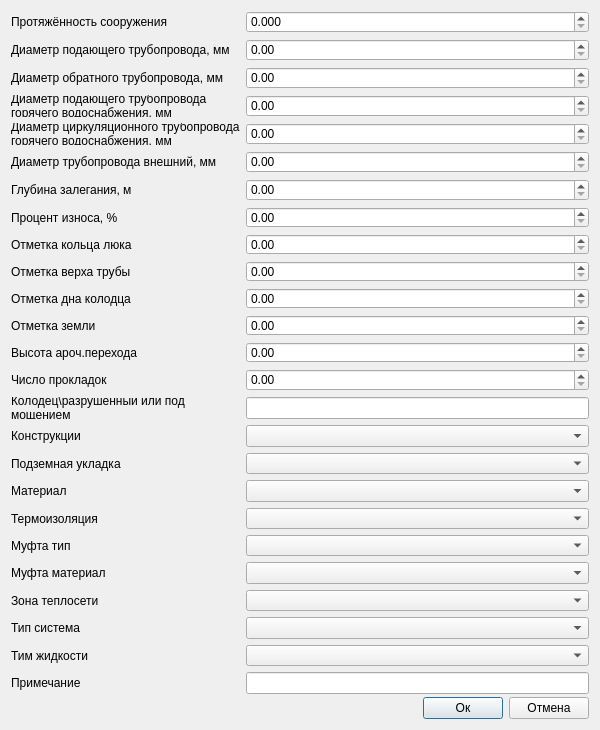
<?xml version="1.0" encoding="UTF-8"?>
<ui version="4.0">
 <class>Dialog</class>
 <widget class="QDialog" name="Dialog">
  <property name="geometry">
   <rect>
    <x>0</x>
    <y>0</y>
    <width>600</width>
    <height>730</height>
   </rect>
  </property>
  <property name="minimumSize">
   <size>
    <width>600</width>
    <height>730</height>
   </size>
  </property>
  <property name="windowTitle">
   <string>Сети теплоснабжения: Дополнительные атрибуты</string>
  </property>
  <property name="accessibleName">
   <string notr="true">btnSave</string>
  </property>
  <layout class="QVBoxLayout" name="verticalLayout_2">
   <item>
    <layout class="QGridLayout" name="gridLayout_2">
     <item row="0" column="1">
      <layout class="QHBoxLayout" name="horizontalLayout_4">
       <item>
        <layout class="QGridLayout" name="gridLayout_3">
         <item row="33" column="1">
          <widget class="QComboBox" name="cbSleeveType"/>
         </item>
         <item row="4" column="1">
          <widget class="QgsDoubleSpinBox" name="sbReturnPipeDiameter">
           <property name="maximum">
            <double>10000000.000000000000000</double>
           </property>
           <property name="clearValue">
            <bool>true</bool>
           </property>
          </widget>
         </item>
         <item row="4" column="0">
          <widget class="QLabel" name="label_2">
           <property name="text">
            <string>Диаметр обратного трубопровода, мм</string>
           </property>
          </widget>
         </item>
         <item row="2" column="0">
          <widget class="QLabel" name="label">
           <property name="text">
            <string>Диаметр подающего трубопровода, мм</string>
           </property>
          </widget>
         </item>
         <item row="31" column="1">
          <widget class="QComboBox" name="cbMaterialCT4"/>
         </item>
         <item row="35" column="0">
          <widget class="QLabel" name="label_22">
           <property name="text">
            <string>Зона теплосети</string>
           </property>
          </widget>
         </item>
         <item row="13" column="1">
          <widget class="QgsDoubleSpinBox" name="sbOccurrenceDepth">
           <property name="maximum">
            <double>10000000.000000000000000</double>
           </property>
           <property name="clearValue">
            <bool>true</bool>
           </property>
          </widget>
         </item>
         <item row="36" column="1">
          <widget class="QComboBox" name="cbSystemType"/>
         </item>
         <item row="31" column="0">
          <widget class="QLabel" name="label_18">
           <property name="text">
            <string>Материал</string>
           </property>
          </widget>
         </item>
         <item row="38" column="0">
          <widget class="QLabel" name="label_6">
           <property name="text">
            <string>Примечание</string>
           </property>
          </widget>
         </item>
         <item row="30" column="0">
          <widget class="QLabel" name="label_17">
           <property name="text">
            <string>Подземная укладка</string>
           </property>
          </widget>
         </item>
         <item row="32" column="0">
          <widget class="QLabel" name="label_19">
           <property name="text">
            <string>Термоизоляция</string>
           </property>
          </widget>
         </item>
         <item row="35" column="1">
          <widget class="QComboBox" name="cbHeatSupplyNetworkZone"/>
         </item>
         <item row="0" column="1">
          <widget class="QgsDoubleSpinBox" name="sbLength">
           <property name="decimals">
            <number>3</number>
           </property>
           <property name="maximum">
            <double>10000000.000000000000000</double>
           </property>
           <property name="clearValue">
            <bool>true</bool>
           </property>
          </widget>
         </item>
         <item row="11" column="0">
          <widget class="QLabel" name="label_7">
           <property name="text">
            <string>Диаметр трубопровода внешний, мм</string>
           </property>
          </widget>
         </item>
         <item row="0" column="0">
          <widget class="QLabel" name="label_5">
           <property name="text">
            <string>Протяжённость сооружения</string>
           </property>
          </widget>
         </item>
         <item row="36" column="0">
          <widget class="QLabel" name="label_23">
           <property name="text">
            <string>Тип система</string>
           </property>
          </widget>
         </item>
         <item row="37" column="1">
          <widget class="QComboBox" name="cbLiquidType"/>
         </item>
         <item row="16" column="0">
          <widget class="QLabel" name="label_9">
           <property name="text">
            <string>Отметка кольца люка</string>
           </property>
          </widget>
         </item>
         <item row="19" column="0">
          <widget class="QLabel" name="label_11">
           <property name="text">
            <string>Отметка дна колодца</string>
           </property>
          </widget>
         </item>
         <item row="23" column="1">
          <widget class="QgsDoubleSpinBox" name="sbCrosswalkHeight">
           <property name="maximum">
            <double>10000000.000000000000000</double>
           </property>
           <property name="clearValue">
            <bool>true</bool>
           </property>
          </widget>
         </item>
         <item row="9" column="0">
          <widget class="QLabel" name="label_4">
           <property name="text">
            <string>Диаметр циркуляционного трубопровода
горячего водоснабжения, мм</string>
           </property>
          </widget>
         </item>
         <item row="21" column="1">
          <widget class="QgsDoubleSpinBox" name="sbGroundMark">
           <property name="maximum">
            <double>10000000.000000000000000</double>
           </property>
           <property name="clearValue">
            <bool>true</bool>
           </property>
          </widget>
         </item>
         <item row="25" column="1">
          <widget class="QgsDoubleSpinBox" name="sbGasketNumber">
           <property name="maximum">
            <double>10000000.000000000000000</double>
           </property>
           <property name="clearValue">
            <bool>true</bool>
           </property>
          </widget>
         </item>
         <item row="14" column="1">
          <widget class="QgsDoubleSpinBox" name="sbWearPercentage">
           <property name="maximum">
            <double>100.000000000000000</double>
           </property>
           <property name="clearValue">
            <bool>true</bool>
           </property>
          </widget>
         </item>
         <item row="19" column="1">
          <widget class="QgsDoubleSpinBox" name="sbPipeBottomMark">
           <property name="maximum">
            <double>10000000.000000000000000</double>
           </property>
           <property name="clearValue">
            <bool>true</bool>
           </property>
          </widget>
         </item>
         <item row="32" column="1">
          <widget class="QComboBox" name="cbThermalInsulation"/>
         </item>
         <item row="34" column="1">
          <widget class="QComboBox" name="cbSleeveMaterial"/>
         </item>
         <item row="38" column="1">
          <widget class="QLineEdit" name="tbNote">
           <property name="clearButtonEnabled">
            <bool>true</bool>
           </property>
          </widget>
         </item>
         <item row="6" column="1">
          <widget class="QgsDoubleSpinBox" name="sbSupplyPipeDiameterHotWater">
           <property name="maximum">
            <double>10000000.000000000000000</double>
           </property>
           <property name="clearValue">
            <bool>true</bool>
           </property>
          </widget>
         </item>
         <item row="13" column="0">
          <widget class="QLabel" name="label_8">
           <property name="text">
            <string>Глубина залегания, м</string>
           </property>
          </widget>
         </item>
         <item row="33" column="0">
          <widget class="QLabel" name="label_20">
           <property name="text">
            <string>Муфта тип</string>
           </property>
          </widget>
         </item>
         <item row="9" column="1">
          <widget class="QgsDoubleSpinBox" name="sbCirculationPipeDiameter">
           <property name="maximum">
            <double>10000000.000000000000000</double>
           </property>
           <property name="clearValue">
            <bool>true</bool>
           </property>
          </widget>
         </item>
         <item row="21" column="0">
          <widget class="QLabel" name="label_12">
           <property name="text">
            <string>Отметка земли</string>
           </property>
          </widget>
         </item>
         <item row="14" column="0">
          <widget class="QLabel" name="label_24">
           <property name="text">
            <string>Процент износа, %</string>
           </property>
          </widget>
         </item>
         <item row="16" column="1">
          <widget class="QgsDoubleSpinBox" name="sbHatchwayRinkMark">
           <property name="maximum">
            <double>10000000.000000000000000</double>
           </property>
           <property name="clearValue">
            <bool>true</bool>
           </property>
          </widget>
         </item>
         <item row="11" column="1">
          <widget class="QgsDoubleSpinBox" name="sbPipelineOuterDiameter">
           <property name="maximum">
            <double>10000000.000000000000000</double>
           </property>
           <property name="clearValue">
            <bool>true</bool>
           </property>
          </widget>
         </item>
         <item row="34" column="0">
          <widget class="QLabel" name="label_21">
           <property name="text">
            <string>Муфта материал</string>
           </property>
          </widget>
         </item>
         <item row="30" column="1">
          <widget class="QComboBox" name="cbUndergroundLaying"/>
         </item>
         <item row="6" column="0">
          <widget class="QLabel" name="label_3">
           <property name="text">
            <string>Диаметр подающего трубопровода
горячего водоснабжения, мм</string>
           </property>
          </widget>
         </item>
         <item row="37" column="0">
          <widget class="QLabel" name="label_25">
           <property name="text">
            <string>Тим жидкости</string>
           </property>
          </widget>
         </item>
         <item row="17" column="1">
          <widget class="QgsDoubleSpinBox" name="sbPipeTopMark">
           <property name="maximum">
            <double>10000000.000000000000000</double>
           </property>
           <property name="clearValue">
            <bool>true</bool>
           </property>
          </widget>
         </item>
         <item row="29" column="1">
          <widget class="QComboBox" name="cbCounstructions"/>
         </item>
         <item row="29" column="0">
          <widget class="QLabel" name="label_16">
           <property name="text">
            <string>Конструкции</string>
           </property>
          </widget>
         </item>
         <item row="17" column="0">
          <widget class="QLabel" name="label_10">
           <property name="text">
            <string>Отметка верха трубы</string>
           </property>
          </widget>
         </item>
         <item row="2" column="1">
          <widget class="QgsDoubleSpinBox" name="sbSupplyPipeDiameter">
           <property name="maximum">
            <double>10000000.000000000000000</double>
           </property>
           <property name="clearValue">
            <bool>true</bool>
           </property>
          </widget>
         </item>
         <item row="27" column="0">
          <widget class="QLabel" name="label_15">
           <property name="text">
            <string>Колодец\разрушенный или под
мощением</string>
           </property>
          </widget>
         </item>
         <item row="25" column="0">
          <widget class="QLabel" name="label_14">
           <property name="text">
            <string>Число прокладок</string>
           </property>
          </widget>
         </item>
         <item row="23" column="0">
          <widget class="QLabel" name="label_13">
           <property name="text">
            <string>Высота ароч.перехода</string>
           </property>
          </widget>
         </item>
         <item row="27" column="1">
          <widget class="QLineEdit" name="tbHatchwayState">
           <property name="text">
            <string/>
           </property>
          </widget>
         </item>
        </layout>
       </item>
      </layout>
     </item>
     <item row="3" column="1">
      <layout class="QHBoxLayout" name="horizontalLayout">
       <item>
        <spacer name="horizontalSpacer">
         <property name="orientation">
          <enum>Qt::Horizontal</enum>
         </property>
         <property name="sizeHint" stdset="0">
          <size>
           <width>40</width>
           <height>20</height>
          </size>
         </property>
        </spacer>
       </item>
       <item>
        <widget class="QPushButton" name="btnOk">
         <property name="accessibleName">
          <string notr="true">btnSave</string>
         </property>
         <property name="text">
          <string>Ок</string>
         </property>
         <property name="default">
          <bool>true</bool>
         </property>
        </widget>
       </item>
       <item>
        <widget class="QPushButton" name="btnCancel">
         <property name="accessibleName">
          <string notr="true">btnCancel</string>
         </property>
         <property name="text">
          <string>Отмена</string>
         </property>
        </widget>
       </item>
      </layout>
     </item>
     <item row="2" column="1">
      <layout class="QHBoxLayout" name="horizontalLayout_2">
       <item>
        <spacer name="verticalSpacer">
         <property name="orientation">
          <enum>Qt::Vertical</enum>
         </property>
         <property name="sizeHint" stdset="0">
          <size>
           <width>20</width>
           <height>40</height>
          </size>
         </property>
        </spacer>
       </item>
      </layout>
     </item>
    </layout>
   </item>
  </layout>
 </widget>
 <customwidgets>
  <customwidget>
   <class>QgsDoubleSpinBox</class>
   <extends>QDoubleSpinBox</extends>
   <header>qgsdoublespinbox.h</header>
  </customwidget>
 </customwidgets>
 <tabstops>
  <tabstop>sbLength</tabstop>
  <tabstop>sbSupplyPipeDiameter</tabstop>
  <tabstop>sbReturnPipeDiameter</tabstop>
  <tabstop>sbSupplyPipeDiameterHotWater</tabstop>
  <tabstop>sbCirculationPipeDiameter</tabstop>
  <tabstop>sbPipelineOuterDiameter</tabstop>
  <tabstop>sbOccurrenceDepth</tabstop>
  <tabstop>sbWearPercentage</tabstop>
  <tabstop>sbHatchwayRinkMark</tabstop>
  <tabstop>sbPipeTopMark</tabstop>
  <tabstop>sbPipeBottomMark</tabstop>
  <tabstop>sbGroundMark</tabstop>
  <tabstop>sbCrosswalkHeight</tabstop>
  <tabstop>sbGasketNumber</tabstop>
  <tabstop>tbHatchwayState</tabstop>
  <tabstop>cbCounstructions</tabstop>
  <tabstop>cbUndergroundLaying</tabstop>
  <tabstop>cbMaterialCT4</tabstop>
  <tabstop>cbThermalInsulation</tabstop>
  <tabstop>cbSleeveType</tabstop>
  <tabstop>cbSleeveMaterial</tabstop>
  <tabstop>cbHeatSupplyNetworkZone</tabstop>
  <tabstop>cbSystemType</tabstop>
  <tabstop>cbLiquidType</tabstop>
  <tabstop>tbNote</tabstop>
  <tabstop>btnOk</tabstop>
  <tabstop>btnCancel</tabstop>
 </tabstops>
 <resources/>
 <connections/>
</ui>
